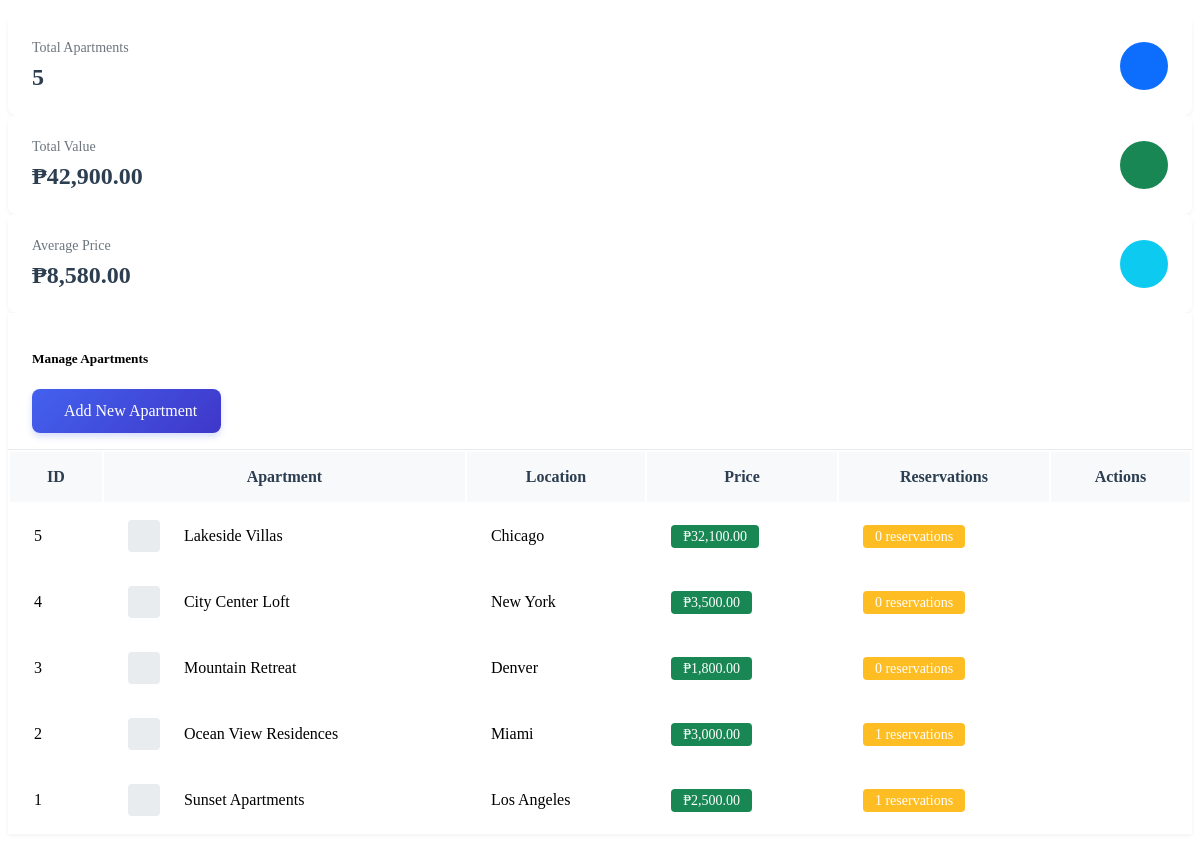
The page /ADMIN/manage_apartments.php on the database its author committed.
### tables this page shows
CREATE TABLE `apartments` (
  `id` int(11) NOT NULL,
  `name` varchar(255) NOT NULL,
  `location` varchar(255) NOT NULL,
  `price` decimal(10,2) NOT NULL,
  `available` tinyint(1) DEFAULT 1,
  `created_at` timestamp NOT NULL DEFAULT current_timestamp()
);

### ADMIN/manage_apartments.php (the view, shortened to what this page needs)
<?php
require_once '../includes/db_connection.php';
$sql = "SELECT a.*,
        (SELECT COUNT(*) FROM reservations r WHERE r.apartment_id = a.id) as reservation_count
        FROM apartments a
        ORDER BY a.id DESC";
$result = $conn->query($sql);
if ($result === false) {
    $error_message = "Error fetching apartments: " . $conn->error;
} else {
    $apartments = $result->fetch_all(MYSQLI_ASSOC);
}
$total_apartments = count($apartments);
$total_value = array_sum(array_column($apartments, 'price'));
$average_price = $total_apartments > 0 ? $total_value / $total_apartments : 0;
?>
<!DOCTYPE html>
<html lang="en">
<head>
</head>
<body>
    <div class="stats-container mb-4">
        <div class="row g-3">
            <div class="col-md-4">
                <div class="stats-card">
                    <div class="stats-info">
                        <span class="stats-label">Total Apartments</span>
                        <h3 class="stats-value"><?php echo $total_apartments; ?></h3>
                    </div>
                    <div class="stats-icon blue">
                    </div>
                </div>
            </div>
            <div class="col-md-4">
                <div class="stats-card">
                    <div class="stats-info">
                        <span class="stats-label">Total Value</span>
                        <h3 class="stats-value">₱<?php echo number_format($total_value, 2); ?></h3>
                    </div>
                    <div class="stats-icon green">
                    </div>
                </div>
            </div>
            <div class="col-md-4">
                <div class="stats-card">
                    <div class="stats-info">
                        <span class="stats-label">Average Price</span>
                        <h3 class="stats-value">₱<?php echo number_format($average_price, 2); ?></h3>
                    </div>
                    <div class="stats-icon cyan">
                    </div>
                </div>
            </div>
        </div>
    </div>
    <div class="card">
        <div class="card-header">
            <div class="d-flex justify-content-between align-items-center">
                <h5 class="mb-0">Manage Apartments</h5>
                <a href="add_apartment.php" class="btn-add-new">
                    Add New Apartment
                </a>
            </div>
        </div>
        <div class="card-body p-0">
            <div class="table-responsive">
                <table class="table table-hover mb-0">
                    <thead>
                        <tr>
                            <th>ID</th>
                            <th>Apartment</th>
                            <th>Location</th>
                            <th>Price</th>
                            <th>Reservations</th>
                            <th class="text-end">Actions</th>
                        </tr>
                    </thead>
                    <tbody>
                        <?php if (isset($apartments) && count($apartments) > 0): ?>
                            <?php foreach ($apartments as $apartment): ?>
                                <tr>
                                    <td style= "align-items: center;"><?php echo $apartment['id']; ?></td>
                                    <td>
                                        <div class="apartment-name-container">
                                            <div class="apartment-icon">
                                            </div>
                                            <?php echo htmlspecialchars($apartment['name']); ?>
                                        </div>
                                    </td>
                                    <td>
                                        <div class="d-flex align-items-center">
                                            <?php echo htmlspecialchars($apartment['location']); ?>
                                        </div>
                                    </td>
                                    <td>
                                        <span class="price-badge">₱<?php echo number_format($apartment['price'], 2); ?></span>
                                    </td>
                                    <td>
                                        <span class="reservation-badge">
                                            <?php echo $apartment['reservation_count']; ?> reservations
                                        </span>
                                    </td>
                                    <td class="text-end">
                                    </td>
                                </tr>
                            <?php endforeach; ?>
                        <?php endif; ?>
                    </tbody>
                </table>
            </div>
        </div>
    </div>
</body>
</html>

### ADMIN/manage_apartments.php (style rules this page uses)
.stats-container { margin-top: 1rem; }
.stats-card { background: #fff; border-radius: 8px; padding: 1.5rem; display: flex; justify-content: space-between; align-items: center; box-shadow: 0 2px 4px rgba(0,0,0,0.05); }
.stats-info { flex-grow: 1; }
.stats-label { color: #6c757d; font-size: 0.875rem; display: block; margin-bottom: 0.5rem; }
.stats-value { font-size: 1.5rem; font-weight: 600; margin: 0; color: #2c3e50; }
.stats-icon { width: 48px; height: 48px; border-radius: 50%; display: flex; align-items: center; justify-content: center; color: white; }
.stats-icon.blue { background-color: #0d6efd; }
.stats-icon.green { background-color: #198754; }
.stats-icon.cyan { background-color: #0dcaf0; }
.card { border: none; box-shadow: 0 2px 4px rgba(0,0,0,0.05); margin-bottom: 1rem; }
.card-header { background-color: #fff; border-bottom: 1px solid #e9ecef; padding: 1rem 1.5rem; }
.table-responsive { width: 100%; }
.table { margin-bottom: 0; width: 100%; }
.table th { border-top: none; padding: 1rem 1.5rem; background: #f8f9fa; font-weight: 600; color: #2c3e50; }
.table td { padding: 1rem 1.5rem; vertical-align: middle; }
.apartment-icon { width: 32px; height: 32px; background: #e9ecef; border-radius: 4px; display: flex; align-items: center; justify-content: center; margin-right: 0.75rem; }
.apartment-name-container { display: flex; align-items: center; flex-direction: row; gap: 0.75rem; }
.price-badge { background: #198754; color: white; padding: 0.25rem 0.75rem; border-radius: 4px; font-size: 0.875rem; }
.reservation-badge { background: #ffbd24; color: white; padding: 0.25rem 0.75rem; border-radius: 4px; font-size: 0.875rem; }
.btn-add-new { background: linear-gradient(135deg, #4361ee 0%, #3f37c9 100%); color: white; border: none; padding: 0.8rem 1.5rem; border-radius: 8px; font-weight: 500; display: inline-flex; align-items: center; gap: 0.5rem; transition: all 0.3s ease; text-decoration: none; box-shadow: 0 4px 6px rgba(67, 97, 238, 0.2); }

### rows shown on the page
apartments: id "5", name "Lakeside Villas", location "Chicago", price "32,100.00", reservation_count "0"
apartments: id "4", name "City Center Loft", location "New York", price "3,500.00", reservation_count "0"
apartments: id "3", name "Mountain Retreat", location "Denver", price "1,800.00", reservation_count "0"
apartments: id "2", name "Ocean View Residences", location "Miami", price "3,000.00", reservation_count "1"
apartments: id "1", name "Sunset Apartments", location "Los Angeles", price "2,500.00", reservation_count "1"

### other values the page prints
$total_apartments "5"
$total_value "42,900.00"
$average_price "8,580.00"
